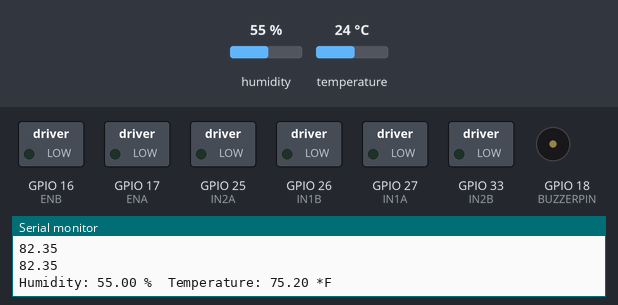
A program run on a simulated ESP32. On the bench: switched loads named in the program (green lamp = pin HIGH), buzzer (waves = sounding, pin HIGH), the last lines printed to the serial monitor. The inputs (shaded band) are chosen by the test bench; at power-on: temperature 24 °C, humidity 55 %. WiFi joins after 1.5 s; servers stay silent unless stated; uploads are accepted with an empty reply.

Above: at 2.7 s.
2.8 s: temperature set to 34.1 °C
5.5 s: temperature set to 35.5 °C
At 6.3 s:
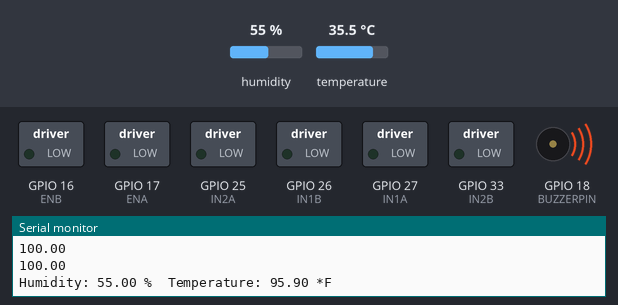
Timing chart, 0 to 8.5 s (numbered marks = the images above; inputs shaded):
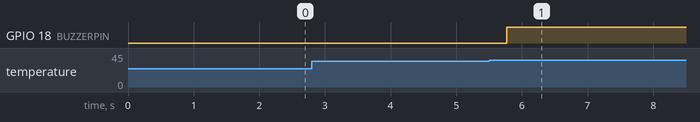

The program:

main.cpp
```cpp
#include <Arduino.h>
#include <DHT.h>
#include <WiFi.h>
#include <HTTPClient.h>
#include <ArduinoJson.h>

//Wifi credentials
const char *ssid = "InfiniteX Office";
const char *password = "6msme99qas";
String serverName = "https://us-central1-beeslive-17ec1.cloudfunctions.net/webApi/sensor_data/new";
String fanStatusServer = "https://us-central1-beeslive-17ec1.cloudfunctions.net/webApi/fan_status/abc123";
String jsonOutput;

// #define DHTTYPE DHT21
//Buzzer pin
int BUZZERPIN = 18;

bool fan0Stat;
bool fan1Stat;

int fanPower0;
int fanPower1;

float humidity;
float temperature;

//Define constants for AM2301
#define DHTTYPE DHT21 // AM2301
#define DHTPIN 15
DHT dht(DHTPIN, DHTTYPE);

//PWM for the motor driver
const int ENA = 17;
const int ENB = 16;

// Motor pins
const int IN1A = 27;
const int IN1B = 26;
const int IN2A = 25;
int IN2B = 33;

//Const pwm values
const int ledChannel = 0;
const int freq = 5000;
const int resolution = 8;

//Sensor pins
const int sensor = 34;

//Fan power
double fanPowerL;
double fanPowerR;

HTTPClient client;

void postDummyData()
{
  HTTPClient client;
  client.begin(serverName);
  client.addHeader("Content-Type", "application/json");

  //Creating a json object
  const size_t CAP = JSON_OBJECT_SIZE(5);
  StaticJsonDocument<CAP> doc;
  JsonObject obj = doc.to<JsonObject>();
  //Json object structure
  obj["temperature"] = 25;
  obj["humidity"] = 28;
  obj["fanSpeed"] = "0.75";
  obj["userId"] = "qwe123";
  obj["sensorId"] = "AM2301";

  //Posting the data to the server

  serializeJson(doc, jsonOutput);
  client.POST(jsonOutput);
  client.end();
  Serial.println(jsonOutput);
  jsonOutput = "";
}

void setup()
{
  Serial.begin(9600);

  //Declaring the pins
  pinMode(BUZZERPIN, OUTPUT);

  //Motor Driver PWM pins
  pinMode(ENA, OUTPUT);
  pinMode(ENB, OUTPUT);

  //Motor Driver Control Pins
  pinMode(IN1A, OUTPUT);
  pinMode(IN1B, OUTPUT);
  pinMode(IN2A, OUTPUT);
  pinMode(IN2B, OUTPUT);

  //Start connecting to WIFI
  WiFi.mode(WIFI_STA);
  WiFi.begin(ssid, password);
  Serial.println("Connecting");
  while (WiFi.status() != WL_CONNECTED)
  {
    delay(300);
    Serial.print(".");
  }
  if (WiFi.status() == WL_CONNECTED)
  {
    Serial.println("WIFI CONNECTED SUCCESSFULLY");
    // postDummyData();
  }
  Serial.println("");
  Serial.print(WiFi.localIP());

  client.begin(serverName);
  client.addHeader("Content-Type", "application/json");

  //Start up the sensor
  dht.begin();

  //Figure out the PWM for both motors
  ledcSetup(ledChannel, freq, resolution);
  ledcAttachPin(ENB, ledChannel);
  ledcAttachPin(ENA, ledChannel);
}

// Toggle buzzer function
void toggleBuzz(String condition)
{
  if (condition == "off")
  {
    digitalWrite(BUZZERPIN, LOW);
  }
  else
  {
    digitalWrite(BUZZERPIN, HIGH);
  }
}

void runFan()
{

  //There will be left and right fans 0 = left, 1 = right


  if (fan0Stat == true)
  {
    Serial.println("Running fan 0");
    //Move the left motor
    digitalWrite(IN1A, LOW);
    digitalWrite(IN1B, HIGH);
    //Setting the motor speed
    ledcWrite(ledChannel, fanPower0);
  }
  else if (fan0Stat == false)
  {
    digitalWrite(IN1A, LOW);
    digitalWrite(IN1B, LOW);
  }

  if (fan1Stat == true)
  {
    Serial.println("Running fan 1");
    digitalWrite(IN2A, LOW);
    digitalWrite(IN2B, HIGH);
    ledcWrite(ledChannel, fanPower1);
  }
  else if (fan1Stat == false)
  {
    digitalWrite(IN2A, LOW);
    digitalWrite(IN2B, LOW);
  }

  if (fan0Stat && fan1Stat == true)
  {
    Serial.println("Running both fans");
    digitalWrite(IN1A, LOW);
    digitalWrite(IN1B, HIGH);
    ledcWrite(ledChannel, fanPower0);
    digitalWrite(IN2A, LOW);
    digitalWrite(IN2B, HIGH);
    ledcWrite(ledChannel, fanPower1);
  }
  else if (fan0Stat and fan1Stat == false)
  {
    Serial.println("Stopping both fans");
    digitalWrite(IN1A, LOW);
    digitalWrite(IN1B, LOW);
    digitalWrite(IN2A, LOW);
    digitalWrite(IN2B, LOW);
  }
}

void stopFan()
{
  if (fan0Stat == false)
  {
    digitalWrite(IN1A, LOW);
    digitalWrite(IN1B, LOW);
  }
  else if (fan1Stat == false)
  {
    digitalWrite(IN1B, LOW);
    digitalWrite(IN2B, LOW);
  }
}

void postSensorData(float temperature, float humidity, String fanSpeedL, String fanSpeedR)
{
  //Instantiating the HTTP CLIENT
  HTTPClient client;
  client.begin(serverName);
  client.addHeader("Content-Type", "application/json");

  //Creating a json object
  DynamicJsonDocument doc(1024);

  //Json object structure
  doc["temperature"] = temperature;
  doc["humidity"] = humidity;
  doc["fan1Speed"] = fanSpeedL;
  doc["fan2Speed"] = fanSpeedR;
  doc["userId"] = "esp";
  doc["sensorId"] = "AM2301";

  //Posting the data to the server

  serializeJson(doc, jsonOutput);
  client.POST(jsonOutput);
  client.end();
  Serial.println(jsonOutput);
  jsonOutput = "";

  // int httpCode = client.POST();
}

void sendSensorData()
{
  //get the sensor data
  float h = dht.readHumidity();
  float celcius = dht.readTemperature();

  //Converting Celcius into Fahrenheit
  float t = (celcius * 9 / 5) + 32;

  if (isnan(t) || isnan(h))
  {
    Serial.println("Failed to read from DHT");
  }
  else
  {
    temperature = t;
    humidity = h;
    if (t >= 95)
    {
      fanPower0 = 255;
      fanPower1 = 255;
      toggleBuzz("on");
      // fanPowerL = fanPower0 / 255;
      // fanPowerR = fanPower1 / 255;
    }
    else if (t > 80)
    {
      fanPower0 = 230;
      fanPower1 = 230;
      // fanPowerL = fanPower0 / 255;
      // fanPowerR = fanPower1 / 255;
    }
    else if (t > 70)
    {
      fanPower0 = 210;
      fanPower1 = 210;
      // fanPowerL = fanPower0 / 255;
      // fanPowerR = fanPower1 / 255;
    }
    else if (t < 65)
    {
      digitalWrite(IN1A, LOW);
      digitalWrite(IN1B, LOW);
      digitalWrite(IN2A, LOW);
      digitalWrite(IN2B, LOW);
    }
    fanPowerL = (fanPower0/ 255.0) * 100.0;
    fanPowerR = (fanPower1/ 255.0) * 100.0;
    postSensorData(t, h, String(fanPowerL), String(fanPowerR));
    Serial.println(fanPowerL);
    Serial.println(fanPowerR);
    Serial.print("Humidity: ");
    Serial.print(h);
    Serial.print(" %\t");
    Serial.print("Temperature: ");
    Serial.print(t);
    Serial.println(" *F");
    // delay(2000);
  }
}

void getFanData()
{
  HTTPClient client;
  // client.useHTTP10(true);
  client.begin(fanStatusServer);
  client.GET();

  String payload = client.getString();
  String realPayload = payload.substring(9, 71);
  // Serial.println(realPayload);

  DynamicJsonDocument doc(2048);
  deserializeJson(doc, realPayload);
  fan0Stat = doc["isFan1Active"];
  fan1Stat = doc["isFan2Active"];

  // if (fan0Stat == true)
  // {
  //   runFan(0, 255, 0);
  //   Serial.println("Run L fan");
  // }
  // else
  // {
  //   stopFan(0);
  // }

  // if (fan1Stat == true)
  // {
  //   runFan(1, 0, 255);
  // }
  // else
  // {
  //   stopFan(1);
  // }

  // if (httpCode > 0)
  // {
  //   String payload = client.getString();
  //   const int CAPACITY = JSON_ARRAY_SIZE(1) + JSON_OBJECT_SIZE(1) + JSON_OBJECT_SIZE(4);
  //   DynamicJsonDocument doc(1024);
  //   deserializeJson(doc, payload);
  //   String thing = doc["sensorId"];

  //   // if (err)
  //   // {
  //   //   Serial.print(F("deserializeJson() failed with code "));
  //   //   Serial.println(err.c_str());
  //   // }

  //   Serial.println(thing);

  //   // char json[500];
  //   // payload.replace("data:", "");
  //   // payload.replace(" ", "");
  //   // payload.replace("\n", "");
  //   // payload.trim();
  //   // payload.remove(0, 1);
  //   // payload.toCharArray(json, 500);
  //   // // Serial.println(payload);

  //   // // const int CAP = JSON_OBJECT_SIZE(4);
  //   // StaticJsonDocument<200> doc;
  //   // DeserializationError err = deserializeJson(doc, payload);
  //   // String isFan1Active = doc["sensorId"];
  //   // Serial.println(isFan1Active);

  //   // if (err)
  //   // {
  //   //   Serial.print(F("deserializeJson() failed with code "));
  //   //   Serial.println(err.c_str());
  //   // }

  //   // Serial.println(payload);
  //   // // Serial.println(isFan2Active);
  // }
}

void loop()
{
  getFanData();
  sendSensorData();
  runFan();
}
```

Measured:
- the behaviour switches between 34.9 and 35 °C on temperature (found by bisection; images 0 and 1)
- after the input at 5.5 s, GPIO 18 (BUZZERPIN): LOW → HIGH after 0.27 s
